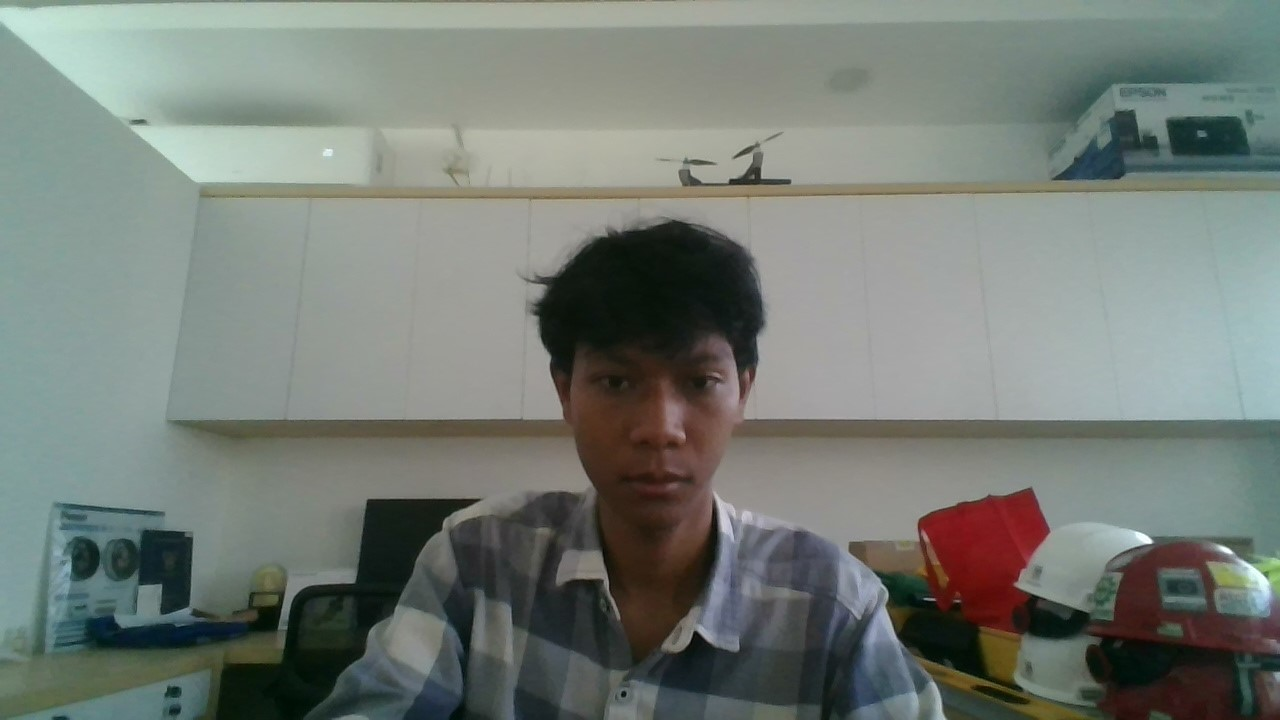
#> input picture smart_door_lock/face_database/Hamzah.jpg, 1280 x 720 px, given in place of the camera
$ python main_backup.py
#> lines starting #> are read from the running program, lines starting #| are printed output that depends on the picture
#> (reads en   codings.pickle from the repository)
#> further down, frame is the input picture: shape (720, 1280, 3); mean B, G, R 118.3, 124.6, 117.3
import os
import pickle
import time

import cv2
import numpy as np
import face_recognition

# ---------------- PENGATURAN ----------------
NAMA = "Hamzah"            # nama yang disimpan saat tekan tombol 'e'
FILE_DB = "en   codings.pickle"
CAM_INDEX = 1              # coba 1 atau 2 jika kamera salah/hitam
EAR_THRESHOLD = 0.21       # EAR di bawah ini = mata tertutup
EAR_FRAMES = 2             # frame berurutan mata tertutup = 1 kedipan
BLINK_VALID = 10           # detik kedipan dianggap valid
TOLERANCE = 0.50           # makin kecil makin ketat

DETECT_SCALE = 0.5         # deteksi di gambar 50% (lebih cepat)
UPSAMPLE = 1               # 1 = cari wajah lebih teliti (0 = cepat tapi sering miss)
HOLD_SEC = 0.6             # tahan kotak wajah sekian detik jika deteksi hilang sesaat
RESET_SEC = 1.5            # reset status jika wajah benar-benar hilang selama ini
# --------------------------------------------

clahe = cv2.createCLAHE(clipLimit=2.0, tileGridSize=(8, 8))


def perbaiki_cahaya(bgr):
    """Ratakan kontras agar deteksi lebih stabil di cahaya kurang bagus."""
    lab = cv2.cvtColor(bgr, cv2.COLOR_BGR2LAB)
#> lab: shape (720, 1280, 3); mean of channels 0, 1, 2 129.7, 124.4, 130.9
    l, a, b = cv2.split(lab)
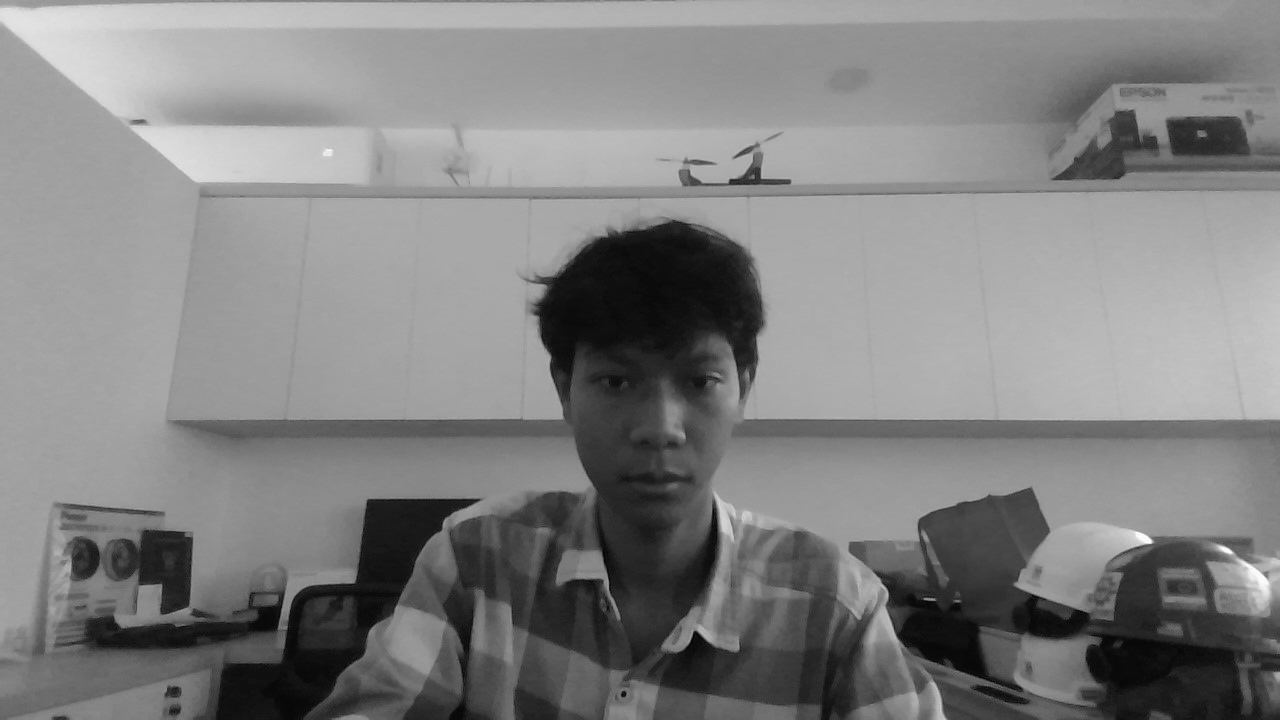
#> l: shape (720, 1280); min 1, max 254, mean 129.7
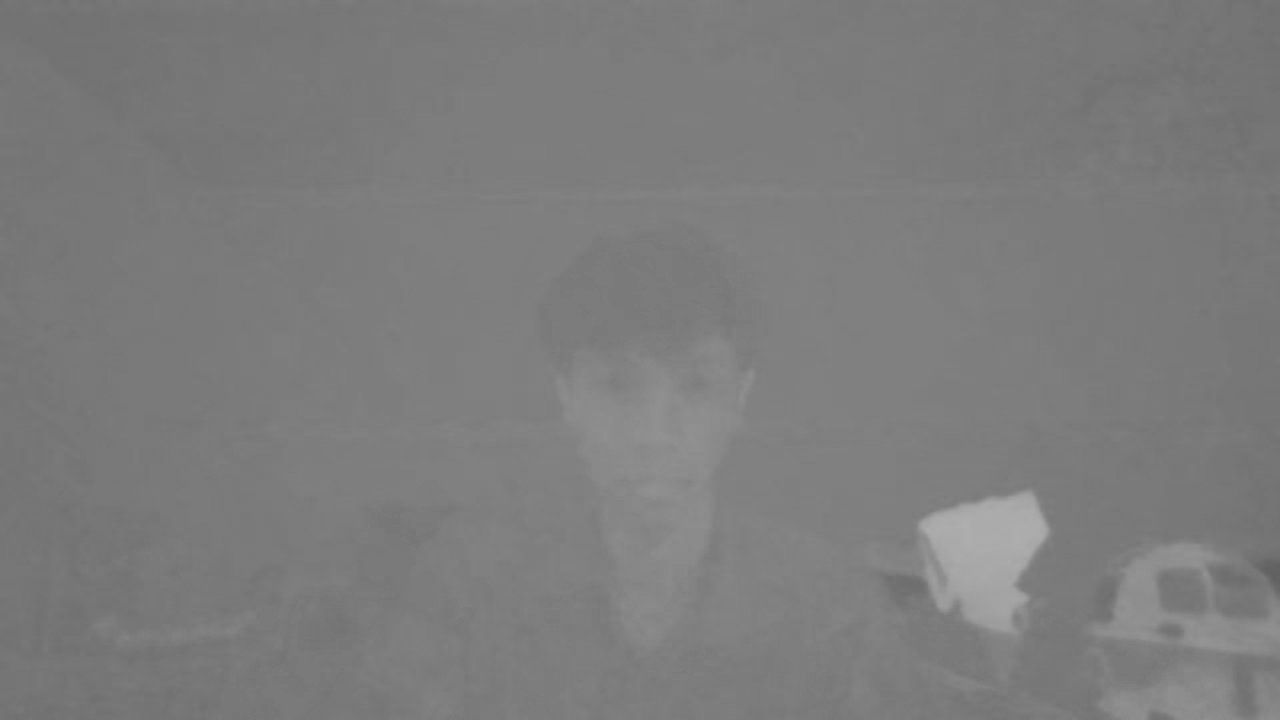
#> a: shape (720, 1280); min 96, max 174, mean 124.4
    l = clahe.apply(l)
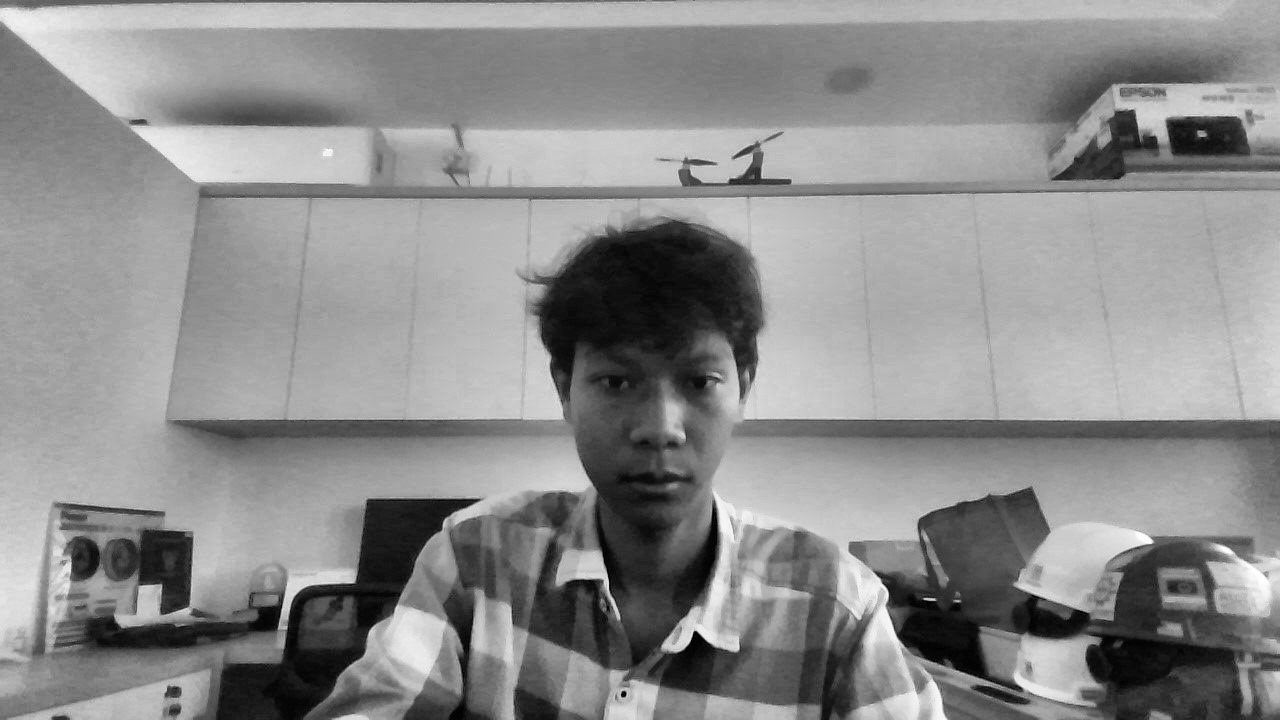
#> l: shape (720, 1280); min 1, max 255, mean 140.5
    return cv2.cvtColor(cv2.merge((l, a, b)), cv2.COLOR_LAB2BGR)
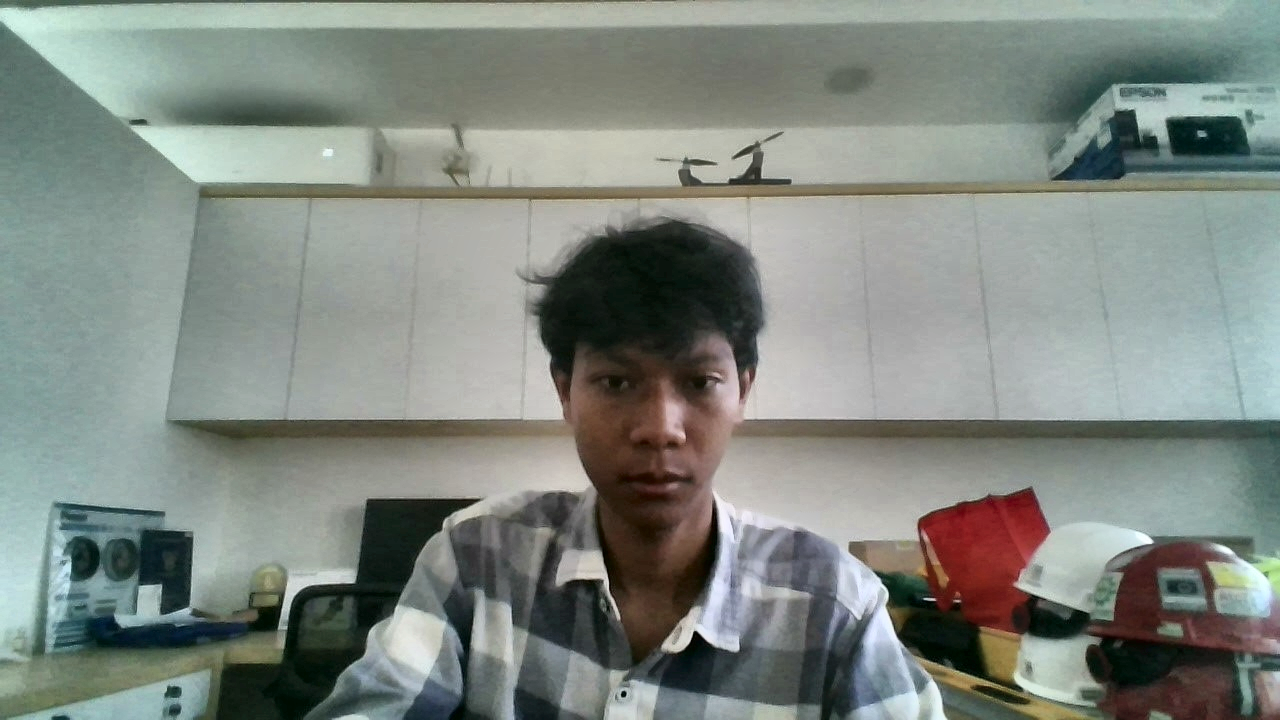
#> returned value: shape (720, 1280, 3); mean B, G, R 129.1, 135.7, 128.3


def hitung_ear(eye):
    p = np.array(eye, dtype=float)
    a = np.linalg.norm(p[1] - p[5])
    b = np.linalg.norm(p[2] - p[4])
    c = np.linalg.norm(p[0] - p[3])
    return (a + b) / (2.0 * c) if c else 0.0


# Buka kamera
if os.name == "nt":
    cap = cv2.VideoCapture(CAM_INDEX, cv2.CAP_DSHOW)
else:
    cap = cv2.VideoCapture(CAM_INDEX)
cap.set(cv2.CAP_PROP_FRAME_WIDTH, 640)
cap.set(cv2.CAP_PROP_FRAME_HEIGHT, 480)
if not cap.isOpened():
    raise SystemExit("Kamera tidak bisa dibuka. Ganti CAM_INDEX.")

# Muat database wajah (jika ada)
known = []
if os.path.exists(FILE_DB):
    with open(FILE_DB, "rb") as f:
        known = pickle.load(f)

nama = "Unknown"
last_recog = 0
closed = 0
blinks = []
ear = 0.0
last_loc = None
last_seen = 0
pesan, pesan_until = "", 0
fps, t_prev, det_ms = 0.0, time.time(), 0.0

print("Tombol: [e] daftarkan wajah | [q] keluar")

while True:
    ok, frame = cap.read()
    if not ok:
        continue
    now = time.time()

    rgb = cv2.cvtColor(perbaiki_cahaya(frame), cv2.COLOR_BGR2RGB)

    # --- Deteksi di gambar yang diperkecil, lalu koordinat dikembalikan ---
    small = cv2.resize(rgb, (0, 0), fx=DETECT_SCALE, fy=DETECT_SCALE)
    t0 = time.time()
#> (the run stopped early here; a loop or call above may not have finished)
